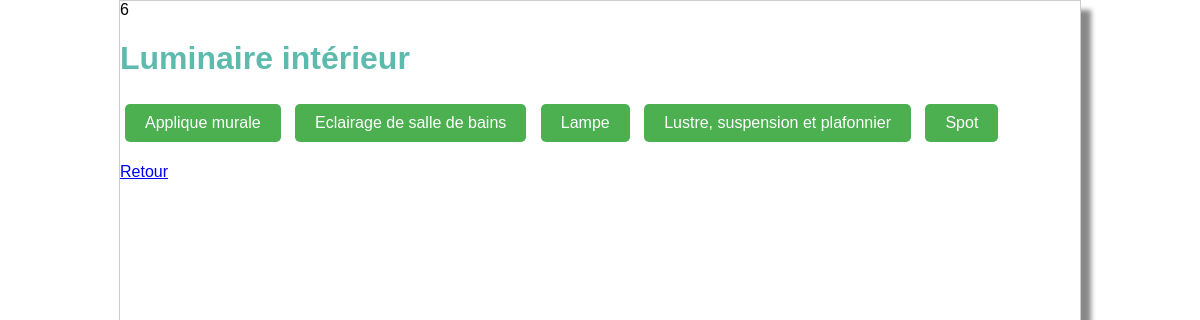
Screenshot of /controler/choisirCategorie.ctrl.php?id=6 with the database file from the repository.
### tables this page shows
CREATE TABLE categorie (
	id INTEGER PRIMARY KEY,
	nom TEXT,
	pere INTEGER,
	FOREIGN KEY(pere) REFERENCES categorie(id)
);

### framework/view.fw.php (called while the page is built, shortened)
<?php
class View {
  function display(string $view) {
    $this->filePath = "view/".$view.'.view.php';
    require($this->filePath);
    exit(0);
  }
}
?>

### controler/choisirCategorie.ctrl.php (called while the page is built, shortened)
<?php
require_once(__DIR__ . '/../model/categorie.class.php');
require_once(__DIR__ . '/../framework/view.fw.php');
$idCategorie = isset($_GET['id']) ? (int)$_GET['id'] : 1;
try {
    if ($idCategorie > 0) {
        $categorie = Categorie::read($idCategorie);
        $sousCategories = $categorie->readSubCategorie();
        $nomCategorie = $categorie->getNom();
        $idCategoriePere = $categorie->getPere();
    } else {
        $categorieRacine = new Categorie(0, "Catégories principales", -1);
        $sousCategories = $categorieRacine->readSubCategorie();
        $nomCategorie = "Choisir une catégorie";
        $idCategoriePere = -1;
    }
    $view = new View();
    $view->assign('nomCategorie', $nomCategorie);
    $view->assign('sousCategories', $sousCategories);
    $view->assign('idCategoriePere', $idCategoriePere);
    $view->display("categorie");
} catch (Exception $e) {
    $view = new View();
    $view->assign('error', $e->getMessage());
    $view->display("error");
}
?>

### model/dao.class.php (called while the page is built, shortened)
<?php
class DAO {
  private static $instance = null;
  private PDO $db;
  private string $database = 'sqlite:'.__DIR__.'/../data/bricomachin.db';
  private function __construct() {
    try {
      $this->db = new PDO($this->database);
      $this->db->setAttribute(PDO::ATTR_ERRMODE, PDO::ERRMODE_EXCEPTION);
    } catch (PDOException $e) {
      throw new Exception("Erreur PDO : ".$e->getMessage().' sur '.$this->database);
    }
  }
  public static function get() : DAO {
    if(is_null(self::$instance)) {
      self::$instance = new DAO();
    }
    return self::$instance;
  }
  public function prepare(string $query) : PDOStatement
  {
    try {
      $request = $this->db->prepare($query);
    } catch (PDOException $e) {
      die('PDO query Error on "' . $query . '" ' . $e->getMessage());
    }
    return $request;
  }
}
?>

### model/categorie.class.php (called while the page is built, shortened)
<?php
require_once(__DIR__.'/dao.class.php');
class Categorie {
  private int  $id;
  private string  $nom;
  private int  $pere;
  public function __construct(int $id=-1,string $nom='',int $pere=-1) {
    $this->id = $id;
    $this->nom = $nom;
    $this->pere = $pere;
  }
  public function getId() : int {
    return $this->id;
  }
  public function getNom() : string {
    return$this->nom;
  }
  public function getPere() : int {
    return $this->pere;
  }
  public static function read(int $id): Categorie {
    $dao = DAO::get();
    $query = $dao->prepare('SELECT * FROM categorie WHERE id = :id');
    $query->execute([':id' => $id]);
    $table = $query->fetchAll();
    $row = $table[0];
    $categorie = new Categorie($row['id'],$row['nom'],$row['pere']);
    return $categorie;
  }
  public function readSubCategorie(): array {
    $dao = DAO::get();
    $query = $dao->prepare('SELECT * FROM categorie WHERE pere = :pere');
    $query->execute([':pere' => $this->id]);
    $table = $query->fetchAll();
    $sousCategories = [];
    foreach ($table as $row) {
        $sousCategories[] = new Categorie($row['id'], $row['nom'], $row['pere']);
    }
    return $sousCategories;
  }
}
?>

### view/categorie.view.php (the view, shortened to what this page needs)
<!DOCTYPE html>
<html lang="fr" dir="ltr">
<head>
  <link rel="stylesheet" type="text/css" href="design/style.css">
</head>
<body>
  <h1><?= htmlspecialchars($nomCategorie) ?></h1>
  <form action="index.php" method="get">
    <?php foreach ($sousCategories as $sousCategorie): ?>
      <button type="submit" name="id" value="<?= $sousCategorie->getId() ?>" class="category-button">
        <?= htmlspecialchars($sousCategorie->getNom()) ?>
      </button>
    <?php endforeach; ?>
  </form>
  <?php if ($idCategoriePere > 0): ?>
    <a href="index.php?ctrl=choisirCategorie&id=<?= Categorie::read($idCategoriePere)->getPere() ?>">Retour</a>
  <?php endif; ?>
</body>
</html>

### view/design/style.css (style rules this page uses)
html { --main-color: #5dbbad }
body { font-family: "Arial"; width: 960px; margin: auto; border: 1px solid #CCC; box-shadow: 10px 10px 5px #888888; }
h1 { color : var(--main-color); }
form button { background-color: var(--main-color); color: white; font-size: large; padding: 0.5em; border-width: 0px; }

### view/categorie.view.php (style rules this page uses)
.category-button { display: inline-block; background-color: #4CAF50; color: white; padding: 10px 20px; margin: 5px; border: none; border-radius: 5px; cursor: pointer; font-size: 16px; }

### rows the page displays
categorie: nom "Luminaire intérieur"
categorie: $sousCategorie->getId() 7 (drawn), nom "Applique murale"
categorie: $sousCategorie->getId() 8 (drawn), nom "Eclairage de salle de bains"
categorie: $sousCategorie->getId() 22 (drawn), nom "Lampe"
categorie: $sousCategorie->getId() 23 (drawn), nom "Lustre, suspension et plafonnier"
categorie: $sousCategorie->getId() 31 (drawn), nom "Spot"
